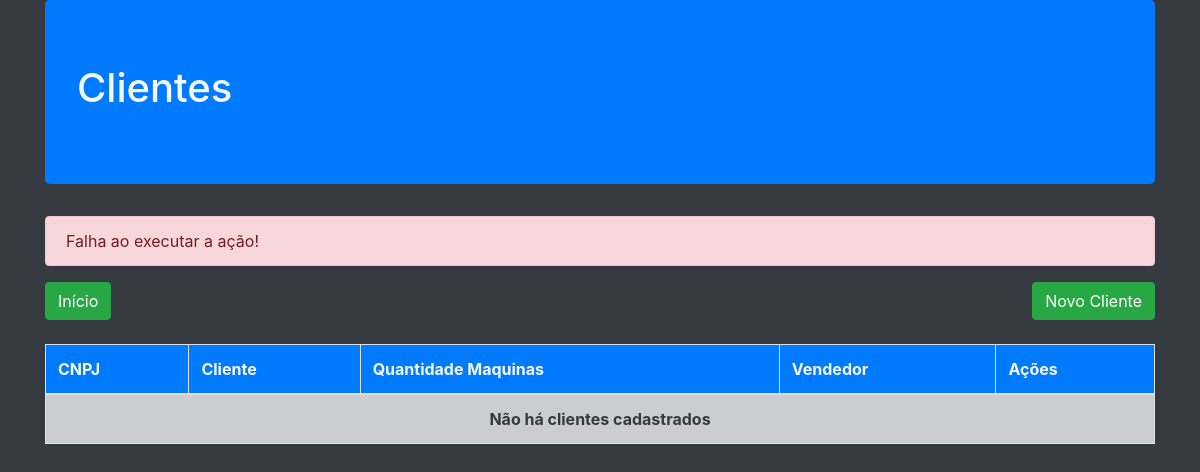
The page /Clientes/ListaCliente.php?status=error on the database as committed earlier.
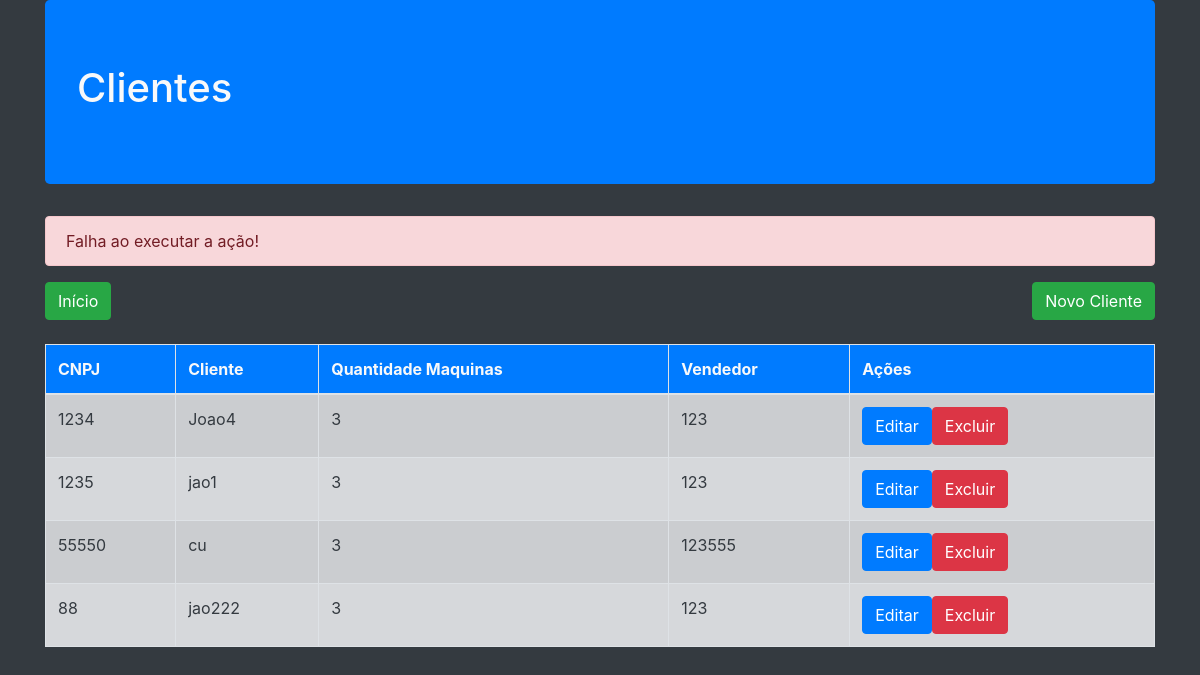
The same page on the database as committed later.
### tables this page shows
CREATE TABLE `cliente` (
  `cnpj_cli` varchar(14) NOT NULL,
  `nome` varchar(100) NOT NULL,
  `qtd_maq` int(11) DEFAULT NULL,
  `cnpj_vend` varchar(14) NOT NULL
);

### Vendedor/App/Db/Conexao.class.php (called while the page is built, shortened)
<?php
class Conexao{
private $table;
private $connection;
public function __construct($table=null)
{
    $this->table= $table;
}
private function Conexao(){
    $username='root';
    $password='';
   try{
        $this->connection= new PDO ('mysql:host=localhost;dbname=cadastro_maquinas',$username, $password);
        $this->connection->setAttribute(PDO::ATTR_ERRMODE,PDO::ERRMODE_EXCEPTION);
    }catch(PDOException $e){
        die('ERROR:'.$e->getMessage());
}
}
public function execute($query,$params=[]){
    try{
        $statement = $this->connection->prepare($query);
        $statement->execute($params);
        return $statement;
    }catch(PDOException $e){
        die('ERROR:'.$e->getMessage());
    }
}
public function select($where=null,$order=null,$limit=null,$fields='*'){
    $where= strlen($where)?'WHERE '.$where:'';
    $order= strlen($order)?'ORDER BY '.$order:'';
    $limit= strlen($limit)?'LIMIT '.$limit:'';
    $query='SELECT '.$fields.' FROM '.$this->table.' '.$where.' '.$order.' '.$limit;
    return $this->execute($query);
}
}
?>

### Vendedor/App/Entity/Cliente.class.php (called while the page is built, shortened)
<?php
require_once ('../Vendedor/App/Db/Conexao.class.php');
class Cliente{
public static function getClientes($where=null,$order=null,$limit=null,$fields='*'){
return (new Conexao('cliente'))->select($where,$order,$limit,$fields)
                                ->fetchAll(PDO::FETCH_CLASS,self::class);
}
}
?>

### Clientes/ListaCliente.php (the view, shortened to what this page needs)
<?php
require ('../Vendedor/App/Entity/cliente.class.php');
$clientes = Cliente:: getClientes();
$imprime='';
foreach ($clientes as $cliente){
    $imprime.= '<tr>
    <td>'.$cliente->cnpj_cli.'</td>
    <td>'.$cliente->nome.'</td>
    <td>'.$cliente->qtd_maq.'</td>
    <td>'.$cliente->cnpj_vend.'</td>
    <td><a href="Editarcliente.php?cliente='.$cliente->cnpj_cli.'" class="btn btn-primary">Editar</a ><a href="Deletarcliente.php?cliente='.$cliente->cnpj_cli.'"  class="btn btn-danger">Excluir</a></td>
</tr>';
}
$msg='';
if(isset($_GET['status'])){
    switch ($_GET['status']){
        case 'error':
            $msg='<div class="alert alert-danger">Falha ao executar a ação!</div>';
            break;
    }
}
require ('./Header.php')
?>
<?=$msg?>
<a class="btn btn-success mb-4 float-left" href="../index.php">Início</a>
<a class="btn btn-success mb-4 float-right" href="./CadastraCliente.php">Novo Cliente</a>
<table class="table  table-striped table-bordered table-hover">
    <thead class="bg-primary">
        <tr>
            <th>CNPJ</th>
            <th>Cliente</th>
            <th>Quantidade Maquinas</th>
            <th>Vendedor</th>
            <th>Ações</th>
        </tr>
    </thead>
    <tbody class="table-secondary text-dark">
       <?php if ($imprime=='')
       {$imprime='<tr><td class="font-weight-bold text-center" colspan="5">Não há clientes cadastrados</td></tr>';}
       echo $imprime;?>
    </tbody>
</table>

Rows that differ between the two databases and show on the page:
added cliente: cnpj_cli "1234", nome "Joao4", qtd_maq "3", cnpj_vend "123"
added cliente: cnpj_cli "1235", nome "jao1", qtd_maq "3", cnpj_vend "123"
added cliente: cnpj_cli "55550", nome "cu", qtd_maq "3", cnpj_vend "123555"
added cliente: cnpj_cli "88", nome "jao222", qtd_maq "3", cnpj_vend "123"
Other text that changed with them:
text no longer shown: "Não há clientes cadastrados"
